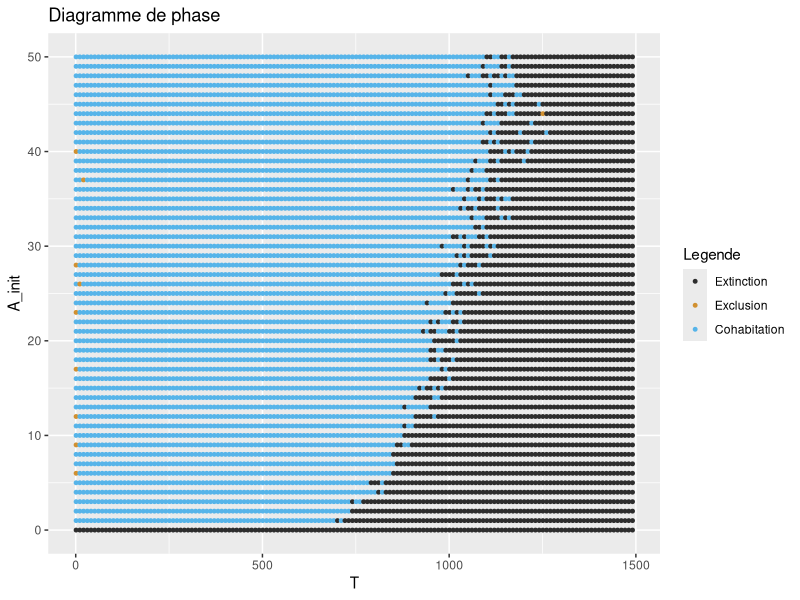

Generate this figure with R:
rm(list=ls())
library(ggplot2)

data = read.table("phase1conc.txt")
T = data$V1
A_init = data$V2
Ga = data$V3
Gb = data$V4
res = Ga

for (i in 1:length(res)){
  if (Gb[i]==0 && Ga[i]==0) {
    res[i] = 'A'}
  else if (Gb[i]==0) {
    res[i]='B'}
  else {
    res[i] = 'C'}
}
etat <- factor(res)
mescouleurs <- rainbow(n=8)
df = data.frame(T,A_init,Legende=etat)

p <- ggplot(data=df, 
            aes(x=T, y=A_init,colour=Legende))
p <- p + scale_color_manual(values=c("#2D2D2D",'#D19030','#56B4E9'),
                            labels=c("Extinction","Exclusion","Cohabitation"))
p <- p + geom_point(size=1)
p <- p + ggtitle("Diagramme de phase")
p
